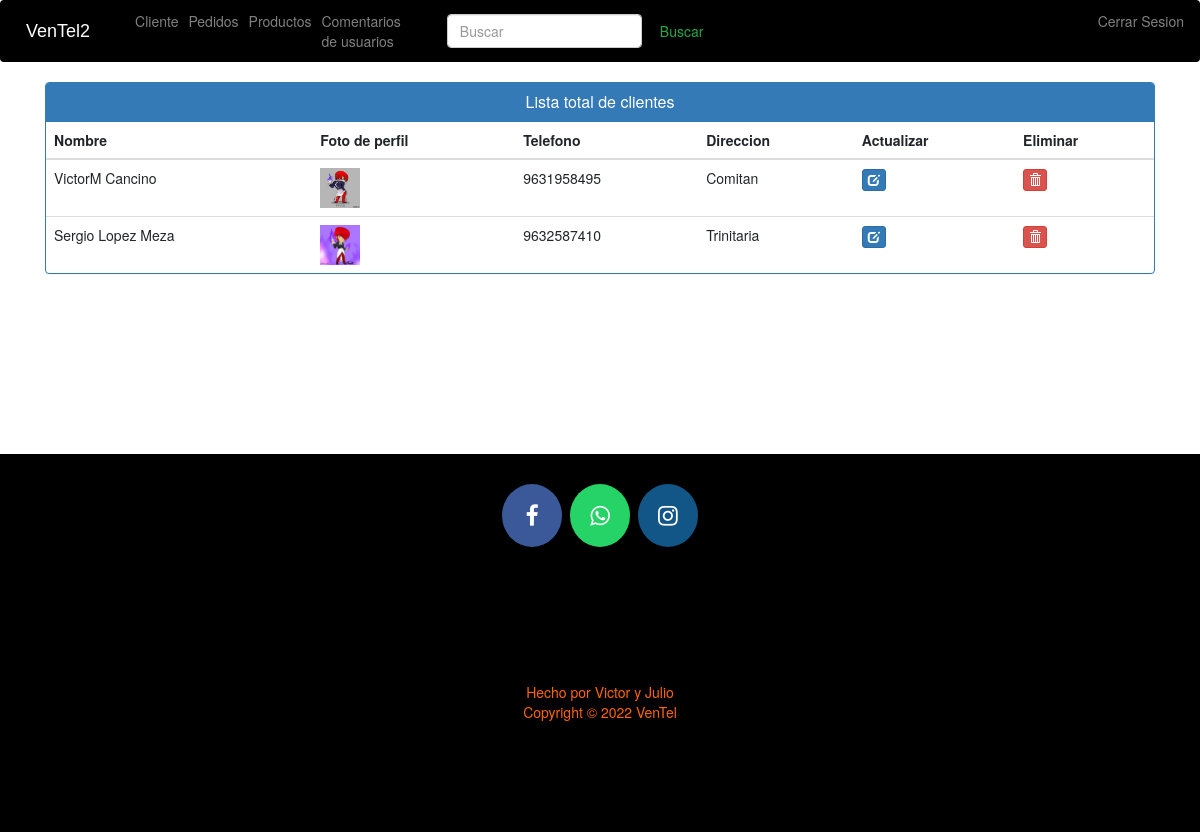
Screenshot of /view-customer (signed in) with the database file from the repository.
### ecom/models.py (models this page shows, shortened)
class Customer(models.Model):
    user=models.OneToOneField(User,on_delete=models.CASCADE)
    profile_pic= models.ImageField(upload_to='profile_pic/CustomerProfilePic/',null=True,blank=True)
    address = models.CharField(max_length=40)
    mobile = models.CharField(max_length=20,null=False)
    @property
    def get_name(self):
        return self.user.first_name+" "+self.user.last_name

### ecom/views.py (the view)
# urls.py: path('view-customer', views.view_customer_view,name='view-customer'),
@login_required(login_url='adminlogin')
def view_customer_view(request):
    customers=models.Customer.objects.all()
    return render(request,'ecom/view_customer.html',{'customers':customers})

### templates/ecom/view_customer.html (shortened to what this page needs)
{% extends 'ecom/admin_base.html' %}
{% load static %}
{% block content %}
<head>
  <link href="//netdna.bootstrapcdn.com/bootstrap/3.0.0/css/bootstrap.min.css" rel="stylesheet" id="bootstrap-css">
</head>
<div class="container">
  <div class="panel panel-primary">
    <div class="panel-heading">
      <h6 class="panel-title">Lista total de clientes</h6>
    </div>
    <table class="table table-hover" id="dev-table">
      <thead>
        <tr>
          <th>Nombre</th>
          <th>Foto de perfil</th>
          <th>Telefono</th>
          <th>Direccion</th>
          <th>Actualizar</th>
          <th>Eliminar</th>
        </tr>
      </thead>
      {% for c in customers %}
      <tr>
        <td> {{c.get_name}}</td>
        <td> <img src="{% static c.profile_pic.url %}" alt="Profile Pic" height="40px" width="40px" /></td>
        <td>{{c.mobile}}</td>
        <td>{{c.address}}</td>
        <td><a class="btn btn-primary btn-xs" href="{% url 'update-customer' c.id  %}"><span class="glyphicon glyphicon-edit"></span></a></td>
        <td><a class="btn btn-danger btn-xs" href="{% url 'delete-customer' c.id  %}"><span class="glyphicon glyphicon-trash"></span></a></td>
      </tr>
      {% endfor %}
    </table>
  </div>
</div>
{% endblock content %}

### templates/ecom/view_customer.html (style rules this page uses)
a:link { text-decoration: none; }
h6 { text-align: center; }

### rows the page displays
Customer: get_name "VictorM Cancino", profile_pic (picture), mobile "9631958495", address "Comitan"
Customer: get_name "Sergio Lopez Meza", profile_pic (picture), mobile "9632587410", address "Trinitaria"
